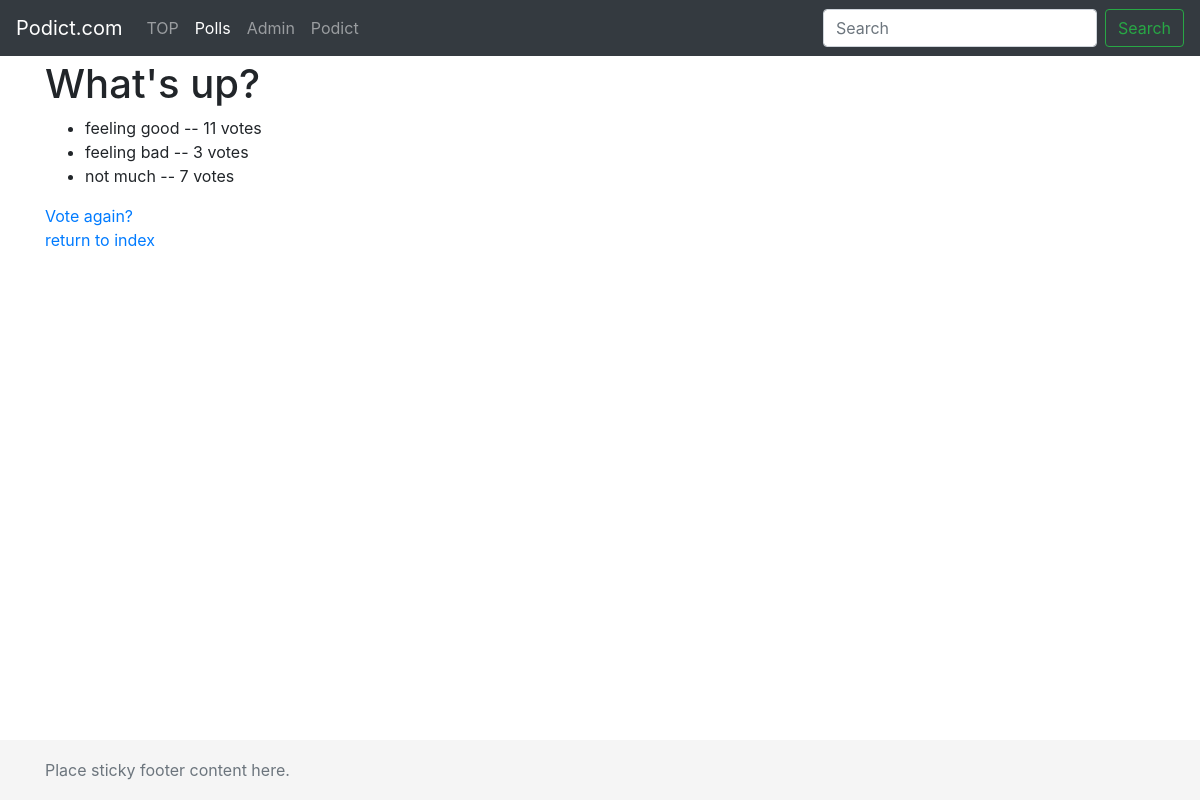
The app's page /polls/2/results/ with its own data.
### polls/models.py (models this page shows, shortened)
class Question(models.Model):
    class Meta:
        verbose_name = '質問'
        verbose_name_plural = '質問'
        ordering = ['question_text', '-pub_date']
        app_label = 'polls'
    question_text = models.CharField(max_length=200)
    pub_date = models.DateTimeField('date published')
    def was_published_recently(self):
        return timezone.now() >= self.pub_date >= timezone.now() - datetime.timedelta(days=1)
    was_published_recently.admin_order_field = 'pub_date'
    was_published_recently.boolean = True
    was_published_recently.short_description = 'Published recently?'

class Choice(models.Model):
    question = models.ForeignKey(Question, on_delete=models.CASCADE)
    choice_text = models.CharField(max_length=200)
    votes = models.IntegerField(default=0)

### polls/views.py (the view)
# urls.py: path('<int:pk>/results/', views.ResultsView.as_view(), name='results'),
class ResultsView(generic.DetailView):
    model = Question
    template_name = 'polls/results.html'

### polls/templates/polls/results.html
{% extends "polls/base.html" %}
{% block contents %}
    <h1>{{ question.question_text }}</h1>
    <ul>
      {% for choice in question.choice_set.all %}
      <li>{{ choice.choice_text }} -- {{ choice.votes }} vote{{ choice.votes|pluralize }}</li>
      {% endfor %}
    </ul>
    <a href="{% url 'polls:detail' question.id %}">Vote again?</a><br>
    <a href="{% url 'polls:index' %}">return to index</a>
{% endblock contents %}

### static/css/sticky-footer-navbar.css (style rules this page uses)
html { position: relative; min-height: 100%; }

### records on screen
Question: question_text "What's up?"
Choice: choice_text "feeling good", votes "11"
Choice: choice_text "feeling bad", votes "3"
Choice: choice_text "not much", votes "7"
